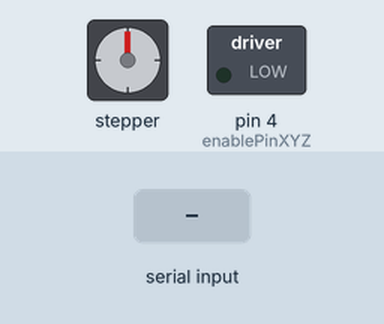
Simulated run of this sketch. Board: Arduino Uno, built with avr-gcc and run on an emulated ATmega328P. Shown: stepper motor, switched loads named in the sketch (green lamp = pin HIGH). Wiring (inferred from the names in the program): stepper motor driver (200 steps per turn assumed): step pin 3; direction pin 2. The inputs (shaded band) are chosen by the test bench. Pins used as bus, display or sensor lines are not drawn; what the sketch prints to the serial monitor is not drawn.

Above: at 1.2 s.
1.3 s: "A" received over Serial
Timing chart, 0 to 4.3 s (numbered marks = the images above; inputs shaded):
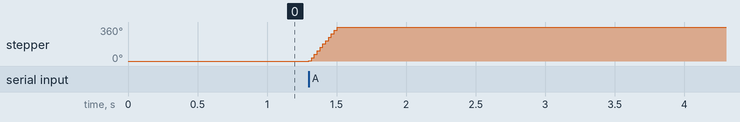

Measured:
- after the input at 1.3 s, stepper: turns 360° clockwise in 0.20 s, starting at once

The sketch:

stepper_test.ino
```cpp
#define stepPinX 3
#define dirPinX 2

#define enablePinXYZ 4

boolean currentDirectionX = false;

int incomingByte = 0;   // for incoming serial data


void setCurrentDirectionX(boolean dir)
{
  if(dir == false)
  {
      digitalWrite(dirPinX, LOW);
  } else {
      digitalWrite(dirPinX, HIGH);
  }
  currentDirectionX = dir;
  delayMicroseconds(1);
}


void changeDirectionX()
{
  setCurrentDirectionX(!currentDirectionX);
}

void enableStepperXYZ(int isEnabled)
{
  if(isEnabled)
  {
      digitalWrite(enablePinXYZ, LOW); // enable HIGH = stepper driver OFF
  } else {
      digitalWrite(enablePinXYZ, HIGH); // enable HIGH = stepper driver OFF
  }
  // wait a few microseconds for the enable to take effect
  // (That isn't in the spec sheet I just added it for sanity.)
  delayMicroseconds(2);
}

void takeSingleStepX()
{
    digitalWrite(stepPinX, LOW);
    delayMicroseconds(2);
    digitalWrite(stepPinX, HIGH);
    delayMicroseconds(1000);
    digitalWrite(stepPinX, LOW);
}


void setup()
{

  pinMode(enablePinXYZ, OUTPUT);

  // Setup X motor
  pinMode(stepPinX, OUTPUT);
  pinMode(dirPinX, OUTPUT);
  Serial.begin(38400);
  Serial.println("Press A for Out");
  Serial.println("Press B for In");


  // get into a known state.
  enableStepperXYZ(false);

  // we set the direction pin in an arbitrary direction.
  setCurrentDirectionX(false);


  enableStepperXYZ(true);

  // we set the direction pin in an arbitrary direction.
  setCurrentDirectionX(true);


  Serial.begin(38400);
}

void loop()
{
    if (Serial.available() > 0)
  {
     // read the incoming byte:
     incomingByte = Serial.read();

    if(incomingByte == 65) {//  A pressed
           setCurrentDirectionX(true);
           for(int i=0; i<200; i++) {takeSingleStepX();}
       }
     else if(incomingByte == 66) { //  B pressed
           setCurrentDirectionX(false);
           for(int i=0; i<200; i++) {takeSingleStepX();}

      }
  }

}
```
